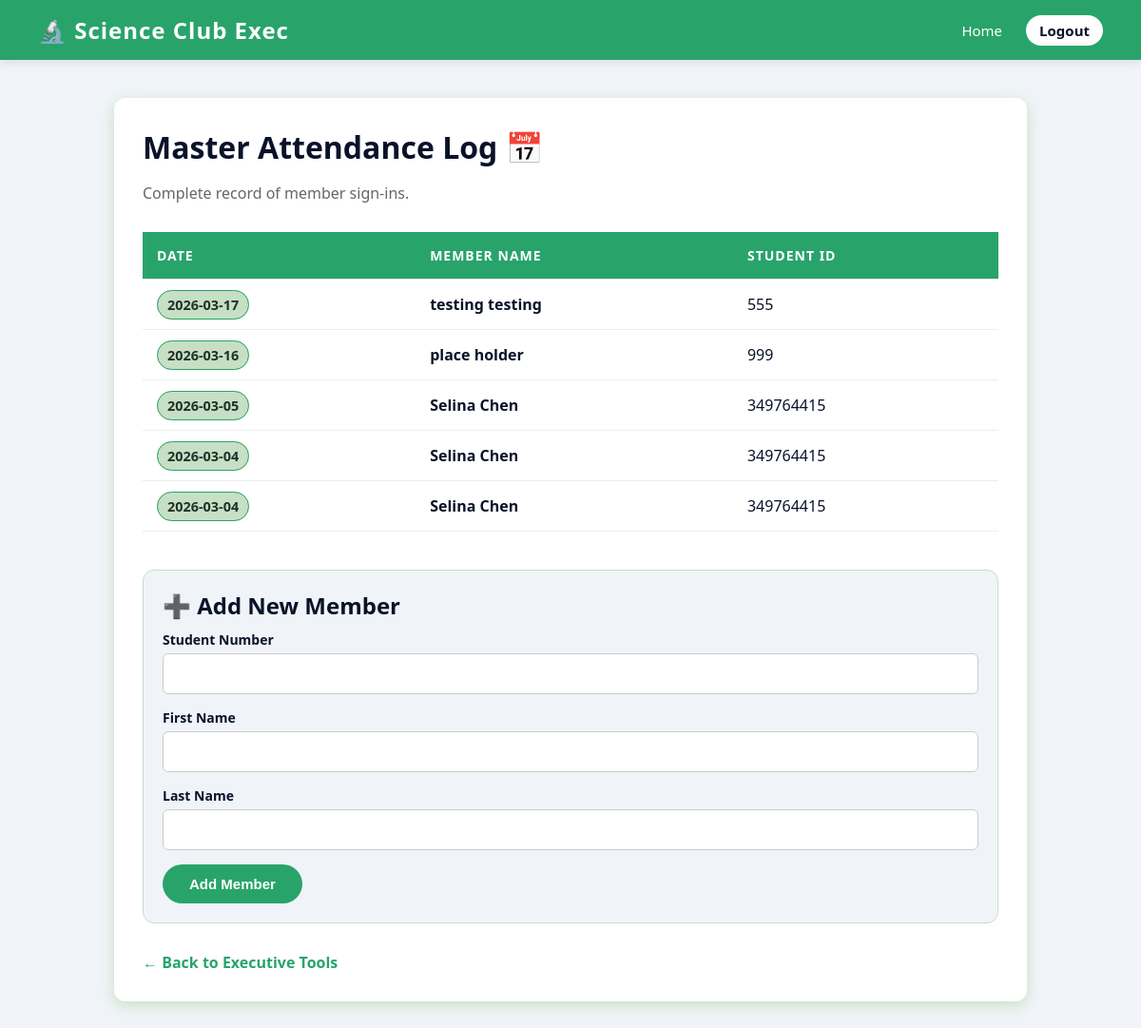
The page /attendance (signed in) on the database its author committed.
### tables this page shows
CREATE TABLE ATTENDANCE (
        attendanceID VARCHAR(100) PRIMARY KEY,
        "Student_number" VARCHAR(50),
        attendance_date DATETIME NOT NULL,
        FOREIGN KEY ("Student_number") REFERENCES MEMBER(Student_number)
    );

### app.py (the view)
@app.route('/attendance')
def attendance():
    if not session.get('logged_in'):
        return redirect('/')
    attendance_history = []  # stores records as a dict
    try:
        conn = get_db()
        cursor = conn.cursor()
        cursor.execute("SELECT Student_number, Firstname, Lastname FROM MEMBER")
        members_dict = {
            str(row[0]).strip(): f"{row[1]} {row[2]}"  # maps each student number to their full name
            for row in cursor.fetchall()
        }
        cursor.execute("SELECT student_number, attendance_date FROM ATTENDANCE ORDER BY attendance_date DESC")
        records = cursor.fetchall()
        for row in records:
            s_id = str(row[0])  # converts student number to string
            a_date = row[1]  # stores the attendance date
            s_name = members_dict.get(s_id, "Unknown Member") # fallback if member not found
            attendance_history.append({
                'date': a_date,
                'name': s_name,
                'id': s_id
            })
        conn.close()
    except Exception as e:
        print(f"Error loading attendance log: {e}")
        flash("Could not load attendance data.", "danger")
    return render_template('attendance.html', records=attendance_history)

### app.py (called while the page is built)
def get_db():
    conn = sqlite3.connect(DATABASE)  # opens a connection to the SQLite database file
    return conn  # returns the connection so it can be used by other functions

### templates/attendance.html (shortened to what this page needs)
<!DOCTYPE html>
<html lang="en">
<head>
</head>
<body>
<div class="navbar">
    <div class="navbar-brand">🔬 Science Club Exec</div>
    <div class="nav-links">
        <a href="{{ url_for('dashboard') }}">Home</a>
        <a href="{{ url_for('logout') }}" class="logout-btn">Logout</a>
    </div>
</div>
<div class="container">
    <h1>Master Attendance Log 📅</h1>
    <p>Complete record of member sign-ins.</p>
    <table>
        <thead>
            <tr>
                <th>Date</th>
                <th>Member Name</th>
                <th>Student ID</th>
            </tr>
        </thead>
        <tbody>
            {% if records %}
                {% for record in records %}
                <tr>
                    <td><span class="date-badge">{{ record.date }}</span></td>
                    <td><strong>{{ record.name }}</strong></td>
                    <td>{{ record.id }}</td>
                </tr>
                {% endfor %}
            {% else %}
                <tr>
                    <td colspan="3" class="empty-state">No attendance records found yet!</td>
                </tr>
            {% endif %}
        </tbody>
    </table>
    <div class="form-section">
        <h2>➕ Add New Member</h2>
        <form method="POST" action="{{ url_for('add_member') }}">
            <div class="form-group">
                <label for="number">Student Number</label>
                <input type="text" class="form-control" id="number" name="number" required>
            </div>
            <div class="form-group">
                <label for="first">First Name</label>
                <input type="text" class="form-control" id="first" name="first" required>
            </div>
            <div class="form-group">
                <label for="last">Last Name</label>
                <input type="text" class="form-control" id="last" name="last" required>
            </div>
            <button type="submit" class="btn-primary">Add Member</button>
        </form>
    </div>
    <a href="{{ url_for('dashboard') }}" class="back-btn">← Back to Executive Tools</a>
</div>
</body>
</html>

### templates/attendance.html (style rules this page uses)
body { font-family: 'Segoe UI', Tahoma, Geneva, Verdana, sans-serif; background-color: #f0f4f8; margin: 0; color: #0a122a; }
.navbar { background-color: #28a46a; color: white; padding: 15px 40px; display: flex; justify-content: space-between; align-items: center; box-shadow: 0 2px 10px rgba(0,0,0,0.1); }
.navbar-brand { font-size: 24px; font-weight: bold; letter-spacing: 1px; }
.nav-links { display: flex; align-items: center; }
.nav-links a { color: white; text-decoration: none; margin-left: 20px; font-size: 15px; font-weight: 500; transition: 0.3s; }
.nav-links .logout-btn { background-color: white; color: #0a122a; padding: 6px 14px; border-radius: 20px; font-weight: bold; margin-left: 25px; }
.container { max-width: 900px; margin: 40px auto; background: white; padding: 30px; border-radius: 12px; box-shadow: 0 4px 15px #c7dfc5; }
h1, h2 { color: #0a122a; margin-bottom: 10px; margin-top: 0; }
p { color: #666; margin-bottom: 30px; }
table { width: 100%; border-collapse: collapse; margin-bottom: 40px; }
th, td { padding: 15px; border-bottom: 1px solid #eee; text-align: left; }
th { background-color: #28a46a; color: white; text-transform: uppercase; font-size: 14px; letter-spacing: 1px; }
.date-badge { background: #c7dfc5; color: #223127; padding: 5px 10px; border-radius: 25px; font-weight: bold; font-size: 0.9em; border: 1px solid #28a46a; }
.form-section { background: #f0f4f8; padding: 20px; border-radius: 12px; border: 1px solid #c7dfc5; margin-top: 20px; }
.form-group { margin-bottom: 15px; }
label { font-weight: 600; display: block; margin-bottom: 5px; color: #0a122a; font-size: 14px; }
.form-control { width: 100%; padding: 12px; border: 1px solid #ccc; border-radius: 6px; font-size: 15px; box-sizing: border-box; transition: 0.3s; }
.btn-primary { display: inline-block; padding: 12px 28px; background-color: #28a46a; color: white; border: none; border-radius: 25px; font-size: 15px; font-weight: 600; cursor: pointer; transition: 0.3s; text-decoration: none; }
.back-btn { display: inline-block; margin-top: 30px; text-decoration: none; color: #28a46a; font-weight: bold; transition: 0.3s; }

### rows shown on the page
ATTENDANCE: date "2026-03-17", name "testing testing", id "555"
ATTENDANCE: date "2026-03-16", name "place holder", id "999"
ATTENDANCE: date "2026-03-05", name "Selina Chen", id "349764415"
ATTENDANCE: date "2026-03-04", name "Selina Chen", id "349764415"
ATTENDANCE: date "2026-03-04", name "Selina Chen", id "349764415"
